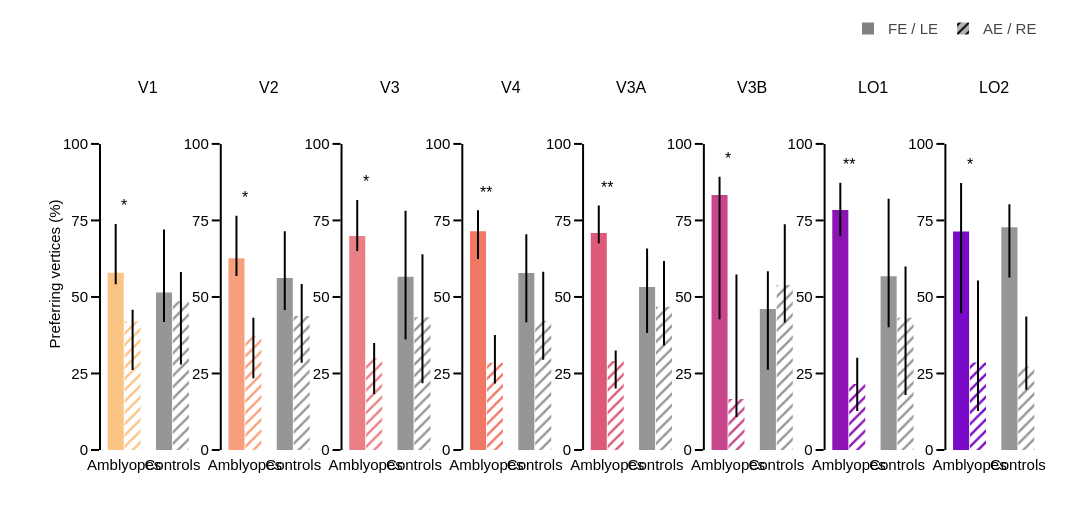

This figure's notebook cell:
### Code cell
bar_figure(df_subjects, ['pref_FE-LE', 'pref_AE-RE'], s_pref, 'Preferring vertices (%)', np.linspace(0, 100, 5), '{:.0f}',
           'od_v6_fig1_pref_percent', legends=['FE / LE', 'AE / RE'], patterns=['', '/'])

### Figure 1 — Plotly figure (JSON) as saved in the notebook; plotly's stock layout.template omitted (floating-point values rounded to 4 significant figures)
{"data": [{"error_y": {"array": [15.9, 20.63], "arrayminus": [3.776, 9.571], "color": "rgba(0, 0, 0, 1)", "thickness": 2, "type": "data", "visible": true, "width": 0}, "marker": {"color": ["rgb(250, 196, 132)", "rgb(150,150,150)"], "pattern": {"bgcolor": "rgba(0, 0, 0, 0)", "fgcolor": "rgba(0, 0, 0, 1)", "shape": "", "size": 8}}, "offsetgroup": "pref_FE-LE", "showlegend": false, "type": "bar", "x": ["Amblyopes", "Controls"], "xaxis": "x", "y": [57.93, 51.42], "yaxis": "y"}, {"error_y": {"array": [3.776, 9.571], "arrayminus": [15.9, 20.63], "color": "rgba(0, 0, 0, 1)", "thickness": 2, "type": "data", "visible": true, "width": 0}, "marker": {"color": ["rgb(250, 196, 132)", "rgb(150,150,150)"], "pattern": {"bgcolor": "rgba(0, 0, 0, 0)", "fgcolor": "rgba(0, 0, 0, 1)", "shape": "/", "size": 8}}, "offsetgroup": "pref_AE-RE", "showlegend": false, "type": "bar", "x": ["Amblyopes", "Controls"], "xaxis": "x", "y": [42.07, 48.58], "yaxis": "y"}, {"error_y": {"array": [13.9, 15.26], "arrayminus": [5.832, 10.44], "color": "rgba(0, 0, 0, 1)", "thickness": 2, "type": "data", "visible": true, "width": 0}, "marker": {"color": ["rgb(248, 160, 126)", "rgb(150,150,150)"], "pattern": {"bgcolor": "rgba(0, 0, 0, 0)", "fgcolor": "rgba(0, 0, 0, 1)", "shape": "", "size": 8}}, "offsetgroup": "pref_FE-LE", "showlegend": false, "type": "bar", "x": ["Amblyopes", "Controls"], "xaxis": "x2", "y": [62.64, 56.21], "yaxis": "y2"}, {"error_y": {"array": [5.832, 10.44], "arrayminus": [13.9, 15.26], "color": "rgba(0, 0, 0, 1)", "thickness": 2, "type": "data", "visible": true, "width": 0}, "marker": {"color": ["rgb(248, 160, 126)", "rgb(150,150,150)"], "pattern": {"bgcolor": "rgba(0, 0, 0, 0)", "fgcolor": "rgba(0, 0, 0, 1)", "shape": "/", "size": 8}}, "offsetgroup": "pref_AE-RE", "showlegend": false, "type": "bar", "x": ["Amblyopes", "Controls"], "xaxis": "x2", "y": [37.36, 43.79], "yaxis": "y2"}, {"error_y": {"array": [11.79, 21.57], "arrayminus": [4.89, 20.54], "color": "rgba(0, 0, 0, 1)", "thickness": 2, "type": "data", "visible": true, "width": 0}, "marker": {"color": ["rgb(235, 127, 134)", "rgb(150,150,150)"], "pattern": {"bgcolor": "rgba(0, 0, 0, 0)", "fgcolor": "rgba(0, 0, 0, 1)", "shape": "", "size": 8}}, "offsetgroup": "pref_FE-LE", "showlegend": false, "type": "bar", "x": ["Amblyopes", "Controls"], "xaxis": "x3", "y": [69.91, 56.63], "yaxis": "y3"}, {"error_y": {"array": [4.89, 20.54], "arrayminus": [11.79, 21.57], "color": "rgba(0, 0, 0, 1)", "thickness": 2, "type": "data", "visible": true, "width": 0}, "marker": {"color": ["rgb(235, 127, 134)", "rgb(150,150,150)"], "pattern": {"bgcolor": "rgba(0, 0, 0, 0)", "fgcolor": "rgba(0, 0, 0, 1)", "shape": "/", "size": 8}}, "offsetgroup": "pref_AE-RE", "showlegend": false, "type": "bar", "x": ["Amblyopes", "Controls"], "xaxis": "x3", "y": [30.09, 43.37], "yaxis": "y3"}, {"error_y": {"array": [6.84, 12.67], "arrayminus": [9.037, 16.04], "color": "rgba(0, 0, 0, 1)", "thickness": 2, "type": "data", "visible": true, "width": 0}, "marker": {"color": ["rgb(240, 120, 100)", "rgb(150,150,150)"], "pattern": {"bgcolor": "rgba(0, 0, 0, 0)", "fgcolor": "rgba(0, 0, 0, 1)", "shape": "", "size": 8}}, "offsetgroup": "pref_FE-LE", "showlegend": false, "type": "bar", "x": ["Amblyopes", "Controls"], "xaxis": "x4", "y": [71.46, 57.8], "yaxis": "y4"}, {"error_y": {"array": [9.037, 16.04], "arrayminus": [6.84, 12.67], "color": "rgba(0, 0, 0, 1)", "thickness": 2, "type": "data", "visible": true, "width": 0}, "marker": {"color": ["rgb(240, 120, 100)", "rgb(150,150,150)"], "pattern": {"bgcolor": "rgba(0, 0, 0, 0)", "fgcolor": "rgba(0, 0, 0, 1)", "shape": "/", "size": 8}}, "offsetgroup": "pref_AE-RE", "showlegend": false, "type": "bar", "x": ["Amblyopes", "Controls"], "xaxis": "x4", "y": [28.54, 42.2], "yaxis": "y4"}, {"error_y": {"array": [8.967, 12.61], "arrayminus": [3.386, 14.98], "color": "rgba(0, 0, 0, 1)", "thickness": 2, "type": "data", "visible": true, "width": 0}, "marker": {"color": ["rgb(220, 90, 120)", "rgb(150,150,150)"], "pattern": {"bgcolor": "rgba(0, 0, 0, 0)", "fgcolor": "rgba(0, 0, 0, 1)", "shape": "", "size": 8}}, "offsetgroup": "pref_FE-LE", "showlegend": false, "type": "bar", "x": ["Amblyopes", "Controls"], "xaxis": "x5", "y": [70.9, 53.22], "yaxis": "y5"}, {"error_y": {"array": [3.386, 14.98], "arrayminus": [8.967, 12.61], "color": "rgba(0, 0, 0, 1)", "thickness": 2, "type": "data", "visible": true, "width": 0}, "marker": {"color": ["rgb(220, 90, 120)", "rgb(150,150,150)"], "pattern": {"bgcolor": "rgba(0, 0, 0, 0)", "fgcolor": "rgba(0, 0, 0, 1)", "shape": "/", "size": 8}}, "offsetgroup": "pref_AE-RE", "showlegend": false, "type": "bar", "x": ["Amblyopes", "Controls"], "xaxis": "x5", "y": [29.1, 46.78], "yaxis": "y5"}, {"error_y": {"array": [5.952, 12.28], "arrayminus": [40.62, 19.88], "color": "rgba(0, 0, 0, 1)", "thickness": 2, "type": "data", "visible": true, "width": 0}, "marker": {"color": ["rgb(200, 70, 140)", "rgb(150,150,150)"], "pattern": {"bgcolor": "rgba(0, 0, 0, 0)", "fgcolor": "rgba(0, 0, 0, 1)", "shape": "", "size": 8}}, "offsetgroup": "pref_FE-LE", "showlegend": false, "type": "bar", "x": ["Amblyopes", "Controls"], "xaxis": "x6", "y": [83.3, 46.1], "yaxis": "y6"}, {"error_y": {"array": [40.62, 19.88], "arrayminus": [5.952, 12.28], "color": "rgba(0, 0, 0, 1)", "thickness": 2, "type": "data", "visible": true, "width": 0}, "marker": {"color": ["rgb(200, 70, 140)", "rgb(150,150,150)"], "pattern": {"bgcolor": "rgba(0, 0, 0, 0)", "fgcolor": "rgba(0, 0, 0, 1)", "shape": "/", "size": 8}}, "offsetgroup": "pref_AE-RE", "showlegend": false, "type": "bar", "x": ["Amblyopes", "Controls"], "xaxis": "x6", "y": [16.7, 53.9], "yaxis": "y6"}, {"error_y": {"array": [8.862, 25.31], "arrayminus": [8.601, 16.67], "color": "rgba(0, 0, 0, 1)", "thickness": 2, "type": "data", "visible": true, "width": 0}, "marker": {"color": ["rgb(140, 20, 180)", "rgb(150,150,150)"], "pattern": {"bgcolor": "rgba(0, 0, 0, 0)", "fgcolor": "rgba(0, 0, 0, 1)", "shape": "", "size": 8}}, "offsetgroup": "pref_FE-LE", "showlegend": false, "type": "bar", "x": ["Amblyopes", "Controls"], "xaxis": "x7", "y": [78.43, 56.76], "yaxis": "y7"}, {"error_y": {"array": [8.601, 16.67], "arrayminus": [8.862, 25.31], "color": "rgba(0, 0, 0, 1)", "thickness": 2, "type": "data", "visible": true, "width": 0}, "marker": {"color": ["rgb(140, 20, 180)", "rgb(150,150,150)"], "pattern": {"bgcolor": "rgba(0, 0, 0, 0)", "fgcolor": "rgba(0, 0, 0, 1)", "shape": "/", "size": 8}}, "offsetgroup": "pref_AE-RE", "showlegend": false, "type": "bar", "x": ["Amblyopes", "Controls"], "xaxis": "x7", "y": [21.57, 43.24], "yaxis": "y7"}, {"error_y": {"array": [15.82, 7.477], "arrayminus": [26.75, 16.42], "color": "rgba(0, 0, 0, 1)", "thickness": 2, "type": "data", "visible": true, "width": 0}, "marker": {"color": ["rgb(120, 10, 200)", "rgb(150,150,150)"], "pattern": {"bgcolor": "rgba(0, 0, 0, 0)", "fgcolor": "rgba(0, 0, 0, 1)", "shape": "", "size": 8}}, "offsetgroup": "pref_FE-LE", "showlegend": false, "type": "bar", "x": ["Amblyopes", "Controls"], "xaxis": "x8", "y": [71.4, 72.8], "yaxis": "y8"}, {"error_y": {"array": [26.75, 16.42], "arrayminus": [15.82, 7.477], "color": "rgba(0, 0, 0, 1)", "thickness": 2, "type": "data", "visible": true, "width": 0}, "marker": {"color": ["rgb(120, 10, 200)", "rgb(150,150,150)"], "pattern": {"bgcolor": "rgba(0, 0, 0, 0)", "fgcolor": "rgba(0, 0, 0, 1)", "shape": "/", "size": 8}}, "offsetgroup": "pref_AE-RE", "showlegend": false, "type": "bar", "x": ["Amblyopes", "Controls"], "xaxis": "x8", "y": [28.6, 27.2], "yaxis": "y8"}, {"marker": {"color": "rgba(128,128,128,1)", "pattern": {"bgcolor": "rgba(0, 0, 0, 0.3)", "fgcolor": "rgba(0, 0, 0, 1)", "shape": "", "size": 8}}, "name": "FE / LE", "showlegend": true, "type": "bar", "x": [null], "xaxis": "x", "y": [null], "yaxis": "y"}, {"marker": {"color": "rgba(128,128,128,1)", "pattern": {"bgcolor": "rgba(0, 0, 0, 0.3)", "fgcolor": "rgba(0, 0, 0, 1)", "shape": "/", "size": 8}}, "name": "AE / RE", "showlegend": true, "type": "bar", "x": [null], "xaxis": "x", "y": [null], "yaxis": "y"}], "layout": {"annotations": [{"font": {"size": 16}, "showarrow": false, "text": "V1", "x": 0.05128, "xanchor": "center", "xref": "paper", "y": 1, "yanchor": "bottom", "yref": "paper"}, {"font": {"size": 16}, "showarrow": false, "text": "V2", "x": 0.1795, "xanchor": "center", "xref": "paper", "y": 1, "yanchor": "bottom", "yref": "paper"}, {"font": {"size": 16}, "showarrow": false, "text": "V3", "x": 0.3077, "xanchor": "center", "xref": "paper", "y": 1, "yanchor": "bottom", "yref": "paper"}, {"font": {"size": 16}, "showarrow": false, "text": "V4", "x": 0.4359, "xanchor": "center", "xref": "paper", "y": 1, "yanchor": "bottom", "yref": "paper"}, {"font": {"size": 16}, "showarrow": false, "text": "V3A", "x": 0.5641, "xanchor": "center", "xref": "paper", "y": 1, "yanchor": "bottom", "yref": "paper"}, {"font": {"size": 16}, "showarrow": false, "text": "V3B", "x": 0.6923, "xanchor": "center", "xref": "paper", "y": 1, "yanchor": "bottom", "yref": "paper"}, {"font": {"size": 16}, "showarrow": false, "text": "LO1", "x": 0.8205, "xanchor": "center", "xref": "paper", "y": 1, "yanchor": "bottom", "yref": "paper"}, {"font": {"size": 16}, "showarrow": false, "text": "LO2", "x": 0.9487, "xanchor": "center", "xref": "paper", "y": 1, "yanchor": "bottom", "yref": "paper"}, {"font": {"color": "black", "size": 16}, "showarrow": false, "text": "*", "x": 0, "xref": "x", "y": 76.33, "yanchor": "bottom", "yref": "y"}, {"font": {"color": "black", "size": 16}, "showarrow": false, "text": "", "x": 1, "xref": "x", "y": 74.56, "yanchor": "bottom", "yref": "y"}, {"font": {"color": "black", "size": 16}, "showarrow": false, "text": "*", "x": 0, "xref": "x2", "y": 79.04, "yanchor": "bottom", "yref": "y2"}, {"font": {"color": "black", "size": 16}, "showarrow": false, "text": "", "x": 1, "xref": "x2", "y": 73.96, "yanchor": "bottom", "yref": "y2"}, {"font": {"color": "black", "size": 16}, "showarrow": false, "text": "*", "x": 0, "xref": "x3", "y": 84.2, "yanchor": "bottom", "yref": "y3"}, {"font": {"color": "black", "size": 16}, "showarrow": false, "text": "", "x": 1, "xref": "x3", "y": 80.7, "yanchor": "bottom", "yref": "y3"}, {"font": {"color": "black", "size": 16}, "showarrow": false, "text": "**", "x": 0, "xref": "x4", "y": 80.8, "yanchor": "bottom", "yref": "y4"}, {"font": {"color": "black", "size": 16}, "showarrow": false, "text": "", "x": 1, "xref": "x4", "y": 72.98, "yanchor": "bottom", "yref": "y4"}, {"font": {"color": "black", "size": 16}, "showarrow": false, "text": "**", "x": 0, "xref": "x5", "y": 82.37, "yanchor": "bottom", "yref": "y5"}, {"font": {"color": "black", "size": 16}, "showarrow": false, "text": "", "x": 1, "xref": "x5", "y": 68.33, "yanchor": "bottom", "yref": "y5"}, {"font": {"color": "black", "size": 16}, "showarrow": false, "text": "*", "x": 0, "xref": "x6", "y": 91.76, "yanchor": "bottom", "yref": "y6"}, {"font": {"color": "black", "size": 16}, "showarrow": false, "text": "", "x": 1, "xref": "x6", "y": 76.29, "yanchor": "bottom", "yref": "y6"}, {"font": {"color": "black", "size": 16}, "showarrow": false, "text": "**", "x": 0, "xref": "x7", "y": 89.8, "yanchor": "bottom", "yref": "y7"}, {"font": {"color": "black", "size": 16}, "showarrow": false, "text": "", "x": 1, "xref": "x7", "y": 84.56, "yanchor": "bottom", "yref": "y7"}, {"font": {"color": "black", "size": 16}, "showarrow": false, "text": "*", "x": 0, "xref": "x8", "y": 89.72, "yanchor": "bottom", "yref": "y8"}, {"font": {"color": "black", "size": 16}, "showarrow": false, "text": "", "x": 1, "xref": "x8", "y": 82.78, "yanchor": "bottom", "yref": "y8"}], "bargap": 0.3, "bargroupgap": 0.05, "barmode": "group", "height": 525, "legend": {"bgcolor": "rgba(0, 0, 0, 0)", "font": {"family": "Arial", "size": 15}, "itemwidth": 30, "orientation": "h", "traceorder": "normal", "x": 1, "xanchor": "right", "y": 1.15, "yanchor": "bottom"}, "margin": {"b": 75, "l": 100, "r": 50, "t": 90}, "shapes": [{"line": {"color": "rgba(0, 0, 0, 1)", "width": 2}, "type": "line", "x0": 0, "x1": 0, "xref": "x domain", "y0": 0, "y1": 100, "yref": "y"}, {"line": {"color": "rgba(0, 0, 0, 1)", "width": 2}, "type": "line", "x0": 0, "x1": 0, "xref": "x2 domain", "y0": 0, "y1": 100, "yref": "y2"}, {"line": {"color": "rgba(0, 0, 0, 1)", "width": 2}, "type": "line", "x0": 0, "x1": 0, "xref": "x3 domain", "y0": 0, "y1": 100, "yref": "y3"}, {"line": {"color": "rgba(0, 0, 0, 1)", "width": 2}, "type": "line", "x0": 0, "x1": 0, "xref": "x4 domain", "y0": 0, "y1": 100, "yref": "y4"}, {"line": {"color": "rgba(0, 0, 0, 1)", "width": 2}, "type": "line", "x0": 0, "x1": 0, "xref": "x5 domain", "y0": 0, "y1": 100, "yref": "y5"}, {"line": {"color": "rgba(0, 0, 0, 1)", "width": 2}, "type": "line", "x0": 0, "x1": 0, "xref": "x6 domain", "y0": 0, "y1": 100, "yref": "y6"}, {"line": {"color": "rgba(0, 0, 0, 1)", "width": 2}, "type": "line", "x0": 0, "x1": 0, "xref": "x7 domain", "y0": 0, "y1": 100, "yref": "y7"}, {"line": {"color": "rgba(0, 0, 0, 1)", "width": 2}, "type": "line", "x0": 0, "x1": 0, "xref": "x8 domain", "y0": 0, "y1": 100, "yref": "y8"}], "width": 2100, "xaxis": {"anchor": "y", "autorange": true, "domain": [0, 0.1026], "linecolor": "rgba(255,255,255,0)", "range": [-0.5, 1.5], "showline": true, "tickangle": 0, "ticklen": 0, "type": "category"}, "xaxis2": {"anchor": "y2", "autorange": true, "domain": [0.1282, 0.2308], "linecolor": "rgba(255,255,255,0)", "range": [-0.5, 1.5], "showline": true, "tickangle": 0, "ticklen": 0, "type": "category"}, "xaxis3": {"anchor": "y3", "autorange": true, "domain": [0.2564, 0.359], "linecolor": "rgba(255,255,255,0)", "range": [-0.5, 1.5], "showline": true, "tickangle": 0, "ticklen": 0, "type": "category"}, "xaxis4": {"anchor": "y4", "autorange": true, "domain": [0.3846, 0.4872], "linecolor": "rgba(255,255,255,0)", "range": [-0.5, 1.5], "showline": true, "tickangle": 0, "ticklen": 0, "type": "category"}, "xaxis5": {"anchor": "y5", "autorange": true, "domain": [0.5128, 0.6154], "linecolor": "rgba(255,255,255,0)", "range": [-0.5, 1.5], "showline": true, "tickangle": 0, "ticklen": 0, "type": "category"}, "xaxis6": {"anchor": "y6", "autorange": true, "domain": [0.641, 0.7436], "linecolor": "rgba(255,255,255,0)", "range": [-0.5, 1.5], "showline": true, "tickangle": 0, "ticklen": 0, "type": "category"}, "xaxis7": {"anchor": "y7", "autorange": true, "domain": [0.7692, 0.8718], "linecolor": "rgba(255,255,255,0)", "range": [-0.5, 1.5], "showline": true, "tickangle": 0, "ticklen": 0, "type": "category"}, "xaxis8": {"anchor": "y8", "autorange": true, "domain": [0.8974, 1.0], "linecolor": "rgba(255,255,255,0)", "range": [-0.5, 1.5], "showline": true, "tickangle": 0, "ticklen": 0, "type": "category"}, "yaxis": {"anchor": "x", "domain": [0, 1], "range": [0, 115], "showline": false, "showticklabels": true, "ticktext": ["0", "25", "50", "75", "100"], "tickvals": [0, 25, 50, 75, 100], "title": {"text": "Preferring vertices (%)"}, "type": "linear"}, "yaxis2": {"anchor": "x2", "domain": [0, 1], "range": [0, 115], "showline": false, "showticklabels": true, "ticktext": ["0", "25", "50", "75", "100"], "tickvals": [0, 25, 50, 75, 100], "type": "linear"}, "yaxis3": {"anchor": "x3", "domain": [0, 1], "range": [0, 115], "showline": false, "showticklabels": true, "ticktext": ["0", "25", "50", "75", "100"], "tickvals": [0, 25, 50, 75, 100], "type": "linear"}, "yaxis4": {"anchor": "x4", "domain": [0, 1], "range": [0, 115], "showline": false, "showticklabels": true, "ticktext": ["0", "25", "50", "75", "100"], "tickvals": [0, 25, 50, 75, 100], "type": "linear"}, "yaxis5": {"anchor": "x5", "domain": [0, 1], "range": [0, 115], "showline": false, "showticklabels": true, "ticktext": ["0", "25", "50", "75", "100"], "tickvals": [0, 25, 50, 75, 100], "type": "linear"}, "yaxis6": {"anchor": "x6", "domain": [0, 1], "range": [0, 115], "showline": false, "showticklabels": true, "ticktext": ["0", "25", "50", "75", "100"], "tickvals": [0, 25, 50, 75, 100], "type": "linear"}, "yaxis7": {"anchor": "x7", "domain": [0, 1], "range": [0, 115], "showline": false, "showticklabels": true, "ticktext": ["0", "25", "50", "75", "100"], "tickvals": [0, 25, 50, 75, 100], "type": "linear"}, "yaxis8": {"anchor": "x8", "domain": [0, 1], "range": [0, 115], "showline": false, "showticklabels": true, "ticktext": ["0", "25", "50", "75", "100"], "tickvals": [0, 25, 50, 75, 100], "type": "linear"}}}
